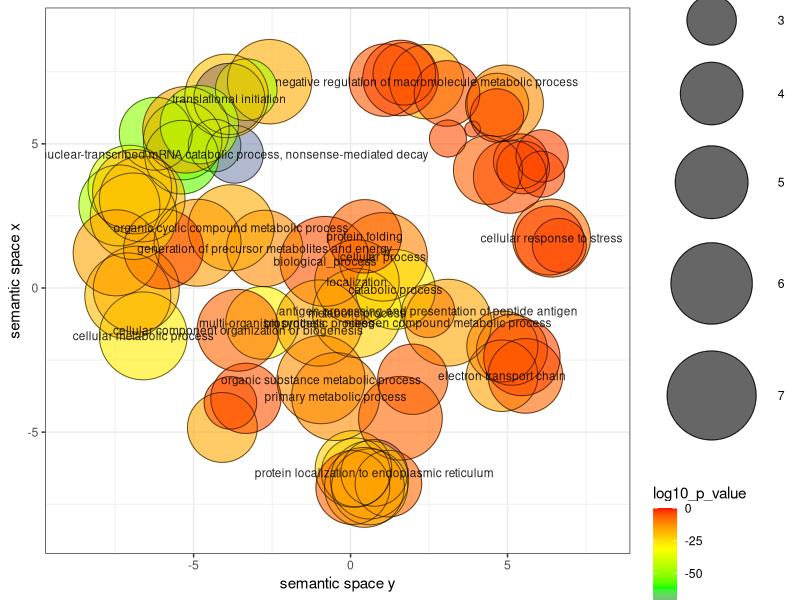

The R script that drew this image:


# A plotting R script produced by the REVIGO server at http://revigo.irb.hr/
# If you found REVIGO useful in your work, please cite the following reference:
# Supek F et al. "REVIGO summarizes and visualizes long lists of Gene Ontology
# terms" PLoS ONE 2011. doi:10.1371/journal.pone.0021800


# --------------------------------------------------------------------------
# If you don't have the ggplot2 package installed, uncomment the following line:
# install.packages( "ggplot2" );
library( ggplot2 );
# --------------------------------------------------------------------------
# If you don't have the scales package installed, uncomment the following line:
# install.packages( "scales" );
library( scales );


# --------------------------------------------------------------------------
# Here is your data from REVIGO. Scroll down for plot configuration options.

revigo.names <- c("term_ID","description","frequency_%","plot_X","plot_Y","plot_size","log10_p_value","uniqueness","dispensability");
revigo.data <- rbind(c("GO:0006413","translational initiation", 0.518,-3.862, 6.557, 4.823,-91.6576,0.781,0.000),
c("GO:0008150","biological_process",100.000,-0.817, 0.923, 7.108,-4.4559,1.000,0.000),
c("GO:0008152","metabolic process",75.387, 0.206,-0.872, 6.986,-22.9872,0.999,0.000),
c("GO:0009987","cellular process",63.780, 1.036, 1.080, 6.913,-10.7055,0.998,0.000),
c("GO:0048002","antigen processing and presentation of peptide antigen", 0.013, 2.471,-0.798, 3.236,-3.4711,0.970,0.000),
c("GO:0051179","localization",18.495, 0.202, 0.208, 6.375,-11.2644,0.995,0.000),
c("GO:0051704","multi-organism process", 0.751,-2.817,-1.211, 4.984,-29.1445,0.994,0.000),
c("GO:0070972","protein localization to endoplasmic reticulum", 0.187, 0.756,-6.413, 4.381,-86.0424,0.871,0.000),
c("GO:0071840","cellular component organization or biogenesis", 8.568,-3.587,-1.467, 6.041,-6.6861,0.995,0.000),
c("GO:0009056","catabolic process", 4.820, 1.429,-0.050, 5.791,-28.6498,0.977,0.017),
c("GO:0009058","biosynthetic process",31.611,-1.003,-1.215, 6.608,-15.4559,0.971,0.033),
c("GO:0033554","cellular response to stress", 2.967, 6.402, 1.732, 5.581,-8.4498,0.860,0.037),
c("GO:0006457","protein folding", 0.903, 0.451, 1.792, 5.064,-6.5045,0.951,0.040),
c("GO:0022900","electron transport chain", 0.564, 4.828,-3.044, 4.860,-15.3372,0.822,0.057),
c("GO:0006091","generation of precursor metabolites and energy", 1.940,-2.736, 1.372, 5.396,-11.8794,0.921,0.065),
c("GO:1901360","organic cyclic compound metabolic process",30.324,-3.807, 2.090, 6.590,-16.7282,0.930,0.069),
c("GO:0044237","cellular metabolic process",53.061,-6.603,-1.661, 6.833,-27.1772,0.913,0.078),
c("GO:0006807","nitrogen compound metabolic process",38.744, 3.106,-1.203, 6.696,-15.8356,0.970,0.088),
c("GO:0000184","nuclear-transcribed mRNA catabolic process, nonsense-mediated decay", 0.030,-3.696, 4.636, 3.588,-77.6799,0.775,0.106),
c("GO:0010605","negative regulation of macromolecule metabolic process", 1.169, 2.427, 7.156, 5.176,-18.5607,0.709,0.116),
c("GO:0071704","organic substance metabolic process",58.357,-0.941,-3.179, 6.874,-12.6819,0.968,0.119),
c("GO:0044238","primary metabolic process",53.743,-0.478,-3.767, 6.839,-12.0804,0.968,0.120),
c("GO:1903332","regulation of protein folding", 0.001, 3.887, 5.512, 1.929,-3.8125,0.884,0.162),
c("GO:0061469","regulation of type B pancreatic cell proliferation", 0.002, 3.103, 5.185, 2.354,-4.3197,0.867,0.172),
c("GO:0046483","heterocycle metabolic process",29.664,-7.095,-0.275, 6.580,-19.5072,0.888,0.176),
c("GO:0007059","chromosome segregation", 0.476, 5.141,-2.147, 4.786,-7.0980,0.863,0.178),
c("GO:0043603","cellular amide metabolic process", 6.879,-7.363, 2.862, 5.946,-46.2684,0.860,0.178),
c("GO:1903047","mitotic cell cycle process", 0.514, 4.835,-2.027, 4.819,-12.3002,0.722,0.179),
c("GO:0019538","protein metabolic process",18.489,-2.578, 7.155, 6.375,-16.8665,0.885,0.183),
c("GO:0019083","viral transcription", 0.012,-4.332, 4.940, 3.203,-74.5607,0.846,0.184),
c("GO:0051301","cell division", 1.230, 5.571,-3.049, 5.198,-6.7520,0.852,0.195),
c("GO:0043170","macromolecule metabolic process",39.491,-4.873, 1.570, 6.705,-14.5560,0.927,0.211),
c("GO:0051348","negative regulation of transferase activity", 0.088, 4.669, 6.353, 4.053,-10.4559,0.837,0.219),
c("GO:0007049","cell cycle", 1.885, 5.457,-2.413, 5.384,-3.7144,0.846,0.223),
c("GO:0015833","peptide transport", 0.298, 0.166,-6.398, 4.582,-23.7620,0.922,0.227),
c("GO:0006839","mitochondrial transport", 0.182, 1.207,-6.787, 4.369,-7.2055,0.938,0.236),
c("GO:0006725","cellular aromatic compound metabolic process",29.628,-6.826,-0.042, 6.580,-18.3410,0.888,0.245),
c("GO:0042981","regulation of apoptotic process", 0.313, 4.376, 4.095, 4.604,-6.3344,0.737,0.259),
c("GO:0034660","ncRNA metabolic process", 3.407,-5.349, 5.114, 5.641,-51.1605,0.805,0.269),
c("GO:0051641","cellular localization", 2.041, 0.093,-6.277, 5.418,-22.3206,0.925,0.283),
c("GO:0045454","cell redox homeostasis", 0.861, 5.079, 3.860, 5.043,-4.6840,0.759,0.288),
c("GO:0055086","nucleobase-containing small molecule metabolic process", 4.917,-5.958, 1.351, 5.800,-4.4660,0.739,0.305),
c("GO:0034641","cellular nitrogen compound metabolic process",34.137,-6.915, 2.488, 6.641,-23.1457,0.839,0.310),
c("GO:0070498","interleukin-1-mediated signaling pathway", 0.005, 6.086, 3.948, 2.792,-3.7959,0.818,0.315),
c("GO:0048519","negative regulation of biological process", 1.984, 4.925, 6.406, 5.406,-12.0650,0.838,0.316),
c("GO:0055114","oxidation-reduction process",15.060, 1.589,-4.518, 6.286,-7.0580,0.881,0.320),
c("GO:1902600","hydrogen ion transmembrane transport", 1.015, 0.073,-6.922, 5.115,-6.7905,0.859,0.324),
c("GO:1903320","regulation of protein modification by small protein conjugation or removal", 0.078, 1.712, 7.429, 3.999,-8.8633,0.720,0.326),
c("GO:0006984","ER-nucleus signaling pathway", 0.013, 5.496, 4.181, 3.215,-3.8386,0.819,0.340),
c("GO:0071705","nitrogen compound transport", 1.767, 0.608,-6.896, 5.355,-18.1169,0.924,0.347),
c("GO:0038061","NIK/NF-kappaB signaling", 0.018, 5.422, 4.397, 3.360,-4.8996,0.810,0.350),
c("GO:1901796","regulation of signal transduction by p53 class mediator", 0.012, 6.103, 4.583, 3.189,-3.5670,0.798,0.350),
c("GO:0033036","macromolecule localization", 3.030, 0.605,-6.658, 5.590,-20.8601,0.922,0.372),
c("GO:0016071","mRNA metabolic process", 0.798,-6.206, 5.348, 5.010,-50.7258,0.832,0.376),
c("GO:0006364","rRNA processing", 0.952,-5.375, 4.538, 5.087,-55.7496,0.689,0.384),
c("GO:1901566","organonitrogen compound biosynthetic process",14.064,-7.033, 3.503, 6.256,-38.6737,0.842,0.391),
c("GO:0009894","regulation of catabolic process", 0.146, 3.072, 6.748, 4.272,-5.0857,0.768,0.394),
c("GO:0010608","posttranscriptional regulation of gene expression", 0.719, 1.106, 7.209, 4.965,-5.2757,0.769,0.403),
c("GO:0044260","cellular macromolecule metabolic process",34.276,-5.243, 5.487, 6.643,-15.9830,0.834,0.408),
c("GO:1901564","organonitrogen compound metabolic process",17.886,-6.875, 3.341, 6.361,-19.5751,0.884,0.415),
c("GO:0071702","organic substance transport", 4.980, 0.443,-6.916, 5.805,-13.0186,0.915,0.423),
c("GO:0002181","cytoplasmic translation", 0.064,-3.323, 6.878, 3.915,-46.7471,0.815,0.429),
c("GO:0010035","response to inorganic substance", 0.317, 6.331, 1.646, 4.609,-3.4134,0.928,0.430),
c("GO:0071826","ribonucleoprotein complex subunit organization", 0.377,-4.083,-4.838, 4.685,-16.4750,0.834,0.439),
c("GO:0051246","regulation of protein metabolic process", 1.551, 1.592, 7.284, 5.299,-3.7595,0.751,0.439),
c("GO:0097031","mitochondrial respiratory chain complex I biogenesis", 0.013,-3.826,-3.984, 3.208,-4.8665,0.898,0.440),
c("GO:0022411","cellular component disassembly", 0.423, 1.982,-3.166, 4.734,-6.5670,0.779,0.444),
c("GO:0007005","mitochondrion organization", 0.418,-3.333,-3.827, 4.729,-4.7033,0.839,0.445),
c("GO:0044267","cellular protein metabolic process",14.293,-3.948, 6.663, 6.263,-20.4191,0.800,0.450),
c("GO:0006396","RNA processing", 3.210,-4.817, 5.665, 5.615,-44.2020,0.796,0.453),
c("GO:0042149","cellular response to glucose starvation", 0.016, 6.651, 1.479, 3.301,-3.5654,0.896,0.479),
c("GO:0051881","regulation of mitochondrial membrane potential", 0.014, 4.662, 5.984, 3.264,-3.7375,0.884,0.480),
c("GO:0006139","nucleobase-containing compound metabolic process",26.547,-6.637, 3.086, 6.532,-19.1013,0.804,0.484),
c("GO:0044249","cellular biosynthetic process",30.048,-7.466, 1.219, 6.586,-15.7033,0.852,0.498));

one.data <- data.frame(revigo.data);
names(one.data) <- revigo.names;
one.data <- one.data [(one.data$plot_X != "null" & one.data$plot_Y != "null"), ];
one.data$plot_X <- as.numeric( as.character(one.data$plot_X) );
one.data$plot_Y <- as.numeric( as.character(one.data$plot_Y) );
one.data$plot_size <- as.numeric( as.character(one.data$plot_size) );
one.data$log10_p_value <- as.numeric( as.character(one.data$log10_p_value) );
one.data$frequency <- as.numeric( as.character(one.data$frequency) );
one.data$uniqueness <- as.numeric( as.character(one.data$uniqueness) );
one.data$dispensability <- as.numeric( as.character(one.data$dispensability) );
#head(one.data);


# --------------------------------------------------------------------------
# Names of the axes, sizes of the numbers and letters, names of the columns,
# etc. can be changed below

p1 <- ggplot( data = one.data );
p1 <- p1 + geom_point( aes( plot_X, plot_Y, colour = log10_p_value, size = plot_size), alpha = I(0.6) ) + scale_size_area();
p1 <- p1 + scale_colour_gradientn( colours = c("blue", "green", "yellow", "red"), limits = c( min(one.data$log10_p_value), 0) );
p1 <- p1 + geom_point( aes(plot_X, plot_Y, size = plot_size), shape = 21, fill = "transparent", colour = I (alpha ("black", 0.6) )) + scale_size_area();
p1 <- p1 + scale_size( range=c(5, 30)) + theme_bw(); # + scale_fill_gradientn(colours = heat_hcl(7), limits = c(-300, 0) );
ex <- one.data [ one.data$dispensability < 0.15, ]; 
p1 <- p1 + geom_text( data = ex, aes(plot_X, plot_Y, label = description), colour = I(alpha("black", 0.85)), size = 3 );
p1 <- p1 + labs (y = "semantic space x", x = "semantic space y");
p1 <- p1 + theme(legend.key = element_blank()) ;
one.x_range = max(one.data$plot_X) - min(one.data$plot_X);
one.y_range = max(one.data$plot_Y) - min(one.data$plot_Y);
p1 <- p1 + xlim(min(one.data$plot_X)-one.x_range/10,max(one.data$plot_X)+one.x_range/10);
p1 <- p1 + ylim(min(one.data$plot_Y)-one.y_range/10,max(one.data$plot_Y)+one.y_range/10);



# --------------------------------------------------------------------------
# Output the plot to screen

p1;

# Uncomment the line below to also save the plot to a file.
# The file type depends on the extension (default=pdf).

# ggsave("C:/Users/path_to_your_file/revigo-plot.pdf");
